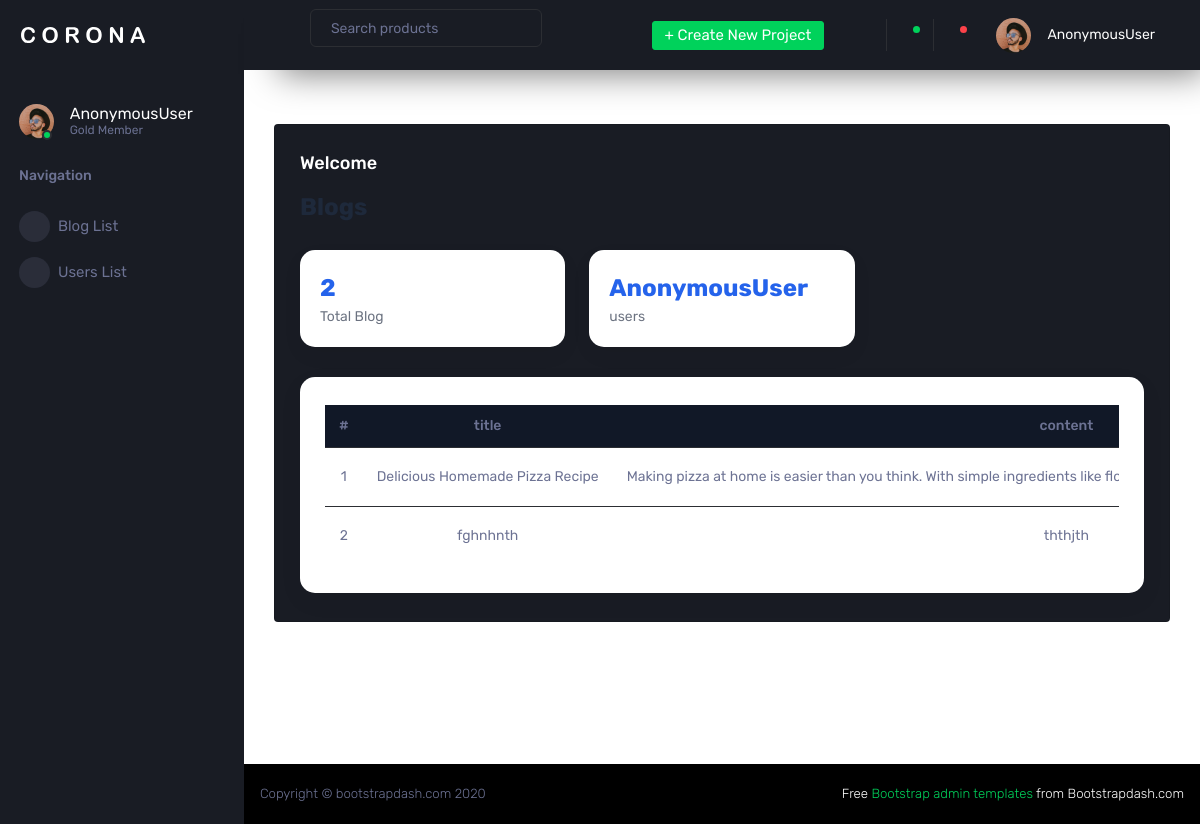
/blog_list, run on the app's committed database.
### Blog_App/models.py (models this page shows)
class BlogPost(models.Model):
    Blog_detail = models.ForeignKey("Users", on_delete=models.DO_NOTHING)
    title = models.CharField(max_length=50)
    content = models.TextField()
    date = models.DateField()
    document = models.FileField(upload_to='documents/')

### Blog_App/admin_views.py (the view)
# urls.py: path("blog_list",admin_views.blog_list,name="blog_list"),
def blog_list(request):
    data = BlogPost.objects.all()
    return render(request, 'admin/blog_list.html', {'data':data})

### templates/admin/blog_list.html (shortened to what this page needs)
<{% extends "admin/admin.html" %}
{% load crispy_forms_tags %}
{% block content %}
<div class="page-header">
    <h3>Blogs</h3>
</div>
<div class="row">
    <div class="col-md-4">
        <div class="stat-card">
            <div class="stat-number">{{ data|length }}</div>
            <div class="stat-label">Total Blog</div>
        </div>
    </div>
    <div class="col-md-4">
        <div class="stat-card">
            <div class="stat-number">{{ request.user }}</div>
            <div class="stat-label">users</div>
        </div>
    </div>
</div>
<div class="card table-card">
    <div class="card-body">
        <div class="table-responsive">
            <table class="table align-middle">
                <thead>
                    <tr>
                        <th>#</th>
                        <th>title</th>
                        <th>content</th>
                    </tr>
                </thead>
                <tbody>
                {% for i in data %}
                    <tr>
                        <td>{{ forloop.counter }}</td>
                          <td>{{ i.title }}</td>
                            <td>{{ i.content }}</td>
                    </tr>
                {% empty %}
                    <tr>
                        <td colspan="6" class="text-center text-muted py-5">
                            No blog available
                        </td>
                    </tr>
                {% endfor %}
                </tbody>
            </table>
        </div>
    </div>
</div>
{% endblock %}

### templates/admin/blog_list.html (style rules this page uses)
body, html, .wrapper, .main-panel, .content-wrapper, .container-fluid { background-color: #ffffff !important; }
.page-header h3 { font-weight: 700; color: #1e293b; margin-bottom: 5px; }
.stat-card { background: #ffffff !important; border-radius: 15px; padding: 20px; box-shadow: 0 8px 20px rgba(0,0,0,0.05); transition: 0.3s ease; }
.stat-number { font-size: 24px; font-weight: 700; color: #2563eb; }
.stat-label { font-size: 14px; color: #6b7280; }
.table-card { margin-top: 30px; border-radius: 15px; background: #ffffff !important; box-shadow: 0 8px 25px rgba(0,0,0,0.05); border: none; }
.table thead { background: #111827; color: #ffffff; }
.table th, .table td { text-align: center; vertical-align: middle; padding: 14px; }

### data on the page
BlogPost: title "Delicious Homemade Pizza Recipe", content "Making pizza at home is easier than you think. With simple ingredients like…"
BlogPost: title "fghnhnth", content "ththjth"

### other printed values
{{ request.user }} "AnonymousUser"
{{ data|length }} "2"
